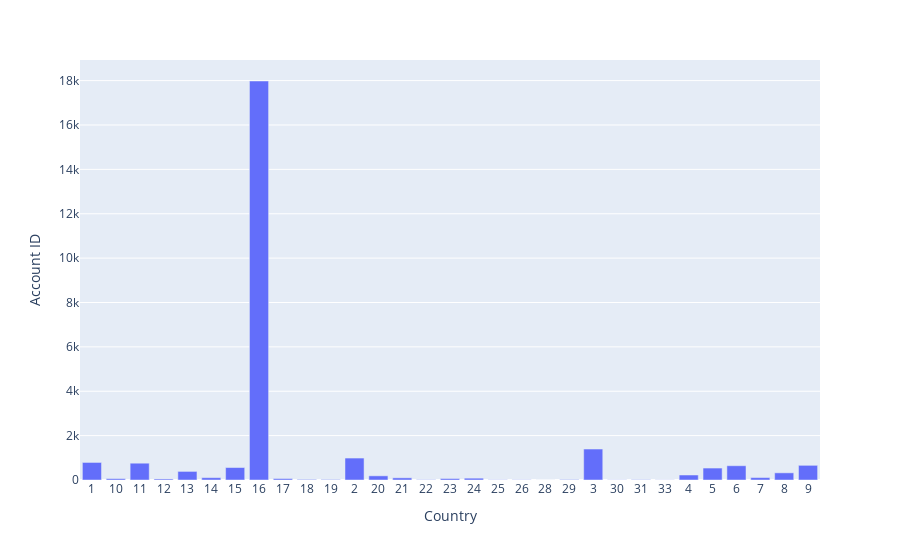

Here is the notebook cell this chart was saved with:
### Markdown cell above
## Graph of Accounts grouped by Country

### Code cell
px.bar(active_df.groupby("Country").nunique().reset_index(), x='Country', y='Account ID')

### Figure 1 — Plotly figure (JSON) as saved in the notebook; plotly's stock layout.template omitted (floating-point values rounded to 4 significant figures)
{"data": [{"alignmentgroup": "True", "hovertemplate": "Country=%{x}<br>Account ID=%{y}<extra></extra>", "legendgroup": "", "marker": {"color": "#636efa", "pattern": {"shape": ""}}, "name": "", "offsetgroup": "", "orientation": "v", "showlegend": false, "textposition": "auto", "type": "bar", "x": ["1", "10", "11", "12", "13", "14", "15", "16", "17", "18", "19", "2", "20", "21", "22", "23", "24", "25", "26", "28", "29", "3", "30", "31", "33", "4", "5", "6", "7", "8", "9"], "xaxis": "x", "y": [791, 62, 757, 47, 387, 105, 562, 17983, 64, 26, 23, 989, 188, 98, 13, 67, 82, 10, 10, 1, 20, 1396, 7, 14, 6, 225, 538, 643, 109, 323, 661], "yaxis": "y"}], "layout": {"barmode": "relative", "legend": {"tracegroupgap": 0}, "margin": {"t": 60}, "xaxis": {"anchor": "y", "domain": [0, 1], "title": {"text": "Country"}}, "yaxis": {"anchor": "x", "domain": [0, 1], "title": {"text": "Account ID"}}}}
